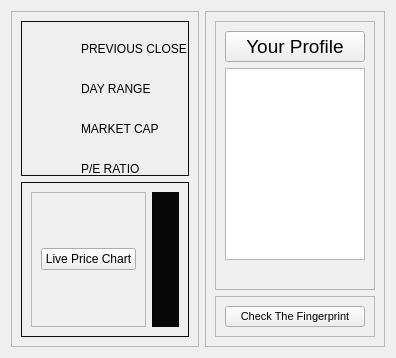
            <widget class="QWidget" name="view_profile_page">
             <property name="styleSheet">
              <string notr="true">QFrame#addPT_patientData_frame,#addPB_patientIMG_frame{
	border: 1px solid rgb(11,13,11);
}</string>
             </property>
             <layout class="QHBoxLayout" name="horizontalLayout_14">
              <item>
               <widget class="QFrame" name="add_page_left_frame">
                <property name="frameShape">
                 <enum>QFrame::StyledPanel</enum>
                </property>
                <property name="frameShadow">
                 <enum>QFrame::Raised</enum>
                </property>
                <layout class="QVBoxLayout" name="verticalLayout_9">
                 <item>
                  <widget class="QFrame" name="addPT_patientData_frame">
                   <property name="frameShape">
                    <enum>QFrame::StyledPanel</enum>
                   </property>
                   <property name="frameShadow">
                    <enum>QFrame::Raised</enum>
                   </property>
                   <widget class="QLabel" name="label_7">
                    <property name="geometry">
                     <rect>
                      <x>10</x>
                      <y>100</y>
                      <width>20</width>
                      <height>20</height>
                     </rect>
                    </property>
                    <property name="minimumSize">
                     <size>
                      <width>20</width>
                      <height>20</height>
                     </size>
                    </property>
                    <property name="maximumSize">
                     <size>
                      <width>20</width>
                      <height>20</height>
                     </size>
                    </property>
                    <property name="text">
                     <string/>
                    </property>
                    <property name="pixmap">
                     <pixmap resource="icons.qrc">:/icons/iconsSVG/code-alt.svg</pixmap>
                    </property>
                    <property name="scaledContents">
                     <bool>true</bool>
                    </property>
                   </widget>
                   <widget class="QLineEdit" name="add_age">
                    <property name="geometry">
                     <rect>
                      <x>200</x>
                      <y>20</y>
                      <width>106</width>
                      <height>16</height>
                     </rect>
                    </property>
                    <property name="text">
                     <string/>
                    </property>
                    <property name="maxLength">
                     <number>50</number>
                    </property>
                    <property name="readOnly">
                     <bool>true</bool>
                    </property>
                    <property name="placeholderText">
                     <string>₺00.00</string>
                    </property>
                   </widget>
                   <widget class="QLabel" name="label_6">
                    <property name="geometry">
                     <rect>
                      <x>10</x>
                      <y>60</y>
                      <width>20</width>
                      <height>20</height>
                     </rect>
                    </property>
                    <property name="minimumSize">
                     <size>
                      <width>20</width>
                      <height>20</height>
                     </size>
                    </property>
                    <property name="maximumSize">
                     <size>
                      <width>20</width>
                      <height>20</height>
                     </size>
                    </property>
                    <property name="text">
                     <string/>
                    </property>
                    <property name="pixmap">
                     <pixmap resource="icons.qrc">:/icons/iconsSVG/sticker.svg</pixmap>
                    </property>
                    <property name="scaledContents">
                     <bool>true</bool>
                    </property>
                   </widget>
                   <widget class="QLineEdit" name="add_description">
                    <property name="geometry">
                     <rect>
                      <x>200</x>
                      <y>60</y>
                      <width>106</width>
                      <height>16</height>
                     </rect>
                    </property>
                    <property name="text">
                     <string/>
                    </property>
                    <property name="maxLength">
                     <number>50</number>
                    </property>
                    <property name="readOnly">
                     <bool>true</bool>
                    </property>
                    <property name="placeholderText">
                     <string>₺00.00 - ₺00.00</string>
                    </property>
                   </widget>
                   <widget class="QLabel" name="label_5">
                    <property name="geometry">
                     <rect>
                      <x>10</x>
                      <y>20</y>
                      <width>20</width>
                      <height>20</height>
                     </rect>
                    </property>
                    <property name="minimumSize">
                     <size>
                      <width>20</width>
                      <height>20</height>
                     </size>
                    </property>
                    <property name="maximumSize">
                     <size>
                      <width>20</width>
                      <height>20</height>
                     </size>
                    </property>
                    <property name="text">
                     <string/>
                    </property>
                    <property name="pixmap">
                     <pixmap resource="icons.qrc">:/icons/iconsSVG/lock-alt.svg</pixmap>
                    </property>
                    <property name="scaledContents">
                     <bool>true</bool>
                    </property>
                   </widget>
                   <widget class="QLabel" name="label_10">
                    <property name="geometry">
                     <rect>
                      <x>60</x>
                      <y>20</y>
                      <width>121</width>
                      <height>16</height>
                     </rect>
                    </property>
                    <property name="text">
                     <string>PREVIOUS CLOSE</string>
                    </property>
                   </widget>
                   <widget class="QLabel" name="label_9">
                    <property name="geometry">
                     <rect>
                      <x>60</x>
                      <y>60</y>
                      <width>91</width>
                      <height>16</height>
                     </rect>
                    </property>
                    <property name="text">
                     <string>DAY RANGE</string>
                    </property>
                   </widget>
                   <widget class="QLabel" name="label_11">
                    <property name="geometry">
                     <rect>
                      <x>60</x>
                      <y>100</y>
                      <width>101</width>
                      <height>16</height>
                     </rect>
                    </property>
                    <property name="text">
                     <string>MARKET CAP</string>
                    </property>
                   </widget>
                   <widget class="QLabel" name="label_4">
                    <property name="geometry">
                     <rect>
                      <x>10</x>
                      <y>140</y>
                      <width>20</width>
                      <height>20</height>
                     </rect>
                    </property>
                    <property name="minimumSize">
                     <size>
                      <width>20</width>
                      <height>20</height>
                     </size>
                    </property>
                    <property name="maximumSize">
                     <size>
                      <width>20</width>
                      <height>20</height>
                     </size>
                    </property>
                    <property name="text">
                     <string/>
                    </property>
                    <property name="pixmap">
                     <pixmap resource="icons.qrc">:/icons/iconsSVG/cart-add.svg</pixmap>
                    </property>
                    <property name="scaledContents">
                     <bool>true</bool>
                    </property>
                   </widget>
                   <widget class="QLabel" name="label_12">
                    <property name="geometry">
                     <rect>
                      <x>60</x>
                      <y>140</y>
                      <width>101</width>
                      <height>16</height>
                     </rect>
                    </property>
                    <property name="text">
                     <string>P/E RATIO</string>
                    </property>
                   </widget>
                   <widget class="QLineEdit" name="lineEdit">
                    <property name="geometry">
                     <rect>
                      <x>200</x>
                      <y>100</y>
                      <width>113</width>
                      <height>20</height>
                     </rect>
                    </property>
                    <property name="readOnly">
                     <bool>true</bool>
                    </property>
                    <property name="placeholderText">
                     <string>00.00 TRY</string>
                    </property>
                   </widget>
                   <widget class="QLineEdit" name="lineEdit_2">
                    <property name="geometry">
                     <rect>
                      <x>200</x>
                      <y>140</y>
                      <width>113</width>
                      <height>20</height>
                     </rect>
                    </property>
                    <property name="readOnly">
                     <bool>true</bool>
                    </property>
                    <property name="placeholderText">
                     <string>00.00</string>
                    </property>
                   </widget>
                  </widget>
                 </item>
                 <item>
                  <widget class="QFrame" name="addPB_patientIMG_frame">
                   <property name="frameShape">
                    <enum>QFrame::StyledPanel</enum>
                   </property>
                   <property name="frameShadow">
                    <enum>QFrame::Raised</enum>
                   </property>
                   <layout class="QHBoxLayout" name="horizontalLayout_15">
                    <item>
                     <widget class="QFrame" name="add_patient_img_btn">
                      <property name="frameShape">
                       <enum>QFrame::StyledPanel</enum>
                      </property>
                      <property name="frameShadow">
                       <enum>QFrame::Raised</enum>
                      </property>
                      <layout class="QHBoxLayout" name="horizontalLayout_16">
                       <item alignment="Qt::AlignLeft">
                        <widget class="QPushButton" name="live_price_chart_btn">
                         <property name="styleSheet">
                          <string notr="true">:hover{

background:#0f120f;

}</string>
                         </property>
                         <property name="text">
                          <string>Live Price Chart</string>
                         </property>
                         <property name="icon">
                          <iconset resource="icons.qrc">
                           <normaloff>:/icons/iconsSVG/upload.svg</normaloff>:/icons/iconsSVG/upload.svg</iconset>
                         </property>
                        </widget>
                       </item>
                      </layout>
                     </widget>
                    </item>
                    <item>
                     <widget class="QFrame" name="add_patient_img_frame">
                      <property name="styleSheet">
                       <string notr="true">background-color: rgb(7,8,7);</string>
                      </property>
                      <property name="frameShape">
                       <enum>QFrame::StyledPanel</enum>
                      </property>
                      <property name="frameShadow">
                       <enum>QFrame::Raised</enum>
                      </property>
                      <layout class="QHBoxLayout" name="horizontalLayout_17">
                       <item>
                        <widget class="QLabel" name="history_price_graph_frame">
                         <property name="text">
                          <string/>
                         </property>
                         <property name="scaledContents">
                          <bool>true</bool>
                         </property>
                        </widget>
                       </item>
                      </layout>
                     </widget>
                    </item>
                   </layout>
                  </widget>
                 </item>
                </layout>
               </widget>
              </item>
              <item>
               <widget class="QFrame" name="add_page_right_frame">
                <property name="minimumSize">
                 <size>
                  <width>180</width>
                  <height>0</height>
                 </size>
                </property>
                <property name="maximumSize">
                 <size>
                  <width>180</width>
                  <height>16777215</height>
                 </size>
                </property>
                <property name="frameShape">
                 <enum>QFrame::StyledPanel</enum>
                </property>
                <property name="frameShadow">
                 <enum>QFrame::Raised</enum>
                </property>
                <layout class="QVBoxLayout" name="verticalLayout_10">
                 <item>
                  <widget class="QFrame" name="addPT_right_frame_lbl">
                   <property name="frameShape">
                    <enum>QFrame::StyledPanel</enum>
                   </property>
                   <property name="frameShadow">
                    <enum>QFrame::Raised</enum>
                   </property>
                   <layout class="QVBoxLayout" name="verticalLayout_11">
                    <item>
                     <widget class="QPushButton" name="pushButton_3">
                      <property name="font">
                       <font>
                        <pointsize>14</pointsize>
                       </font>
                      </property>
                      <property name="text">
                       <string>Your Profile</string>
                      </property>
                      <property name="icon">
                       <iconset resource="icons.qrc">
                        <normaloff>:/icons/iconsSVG/language.svg</normaloff>:/icons/iconsSVG/language.svg</iconset>
                      </property>
                      <property name="iconSize">
                       <size>
                        <width>20</width>
                        <height>20</height>
                       </size>
                      </property>
                     </widget>
                    </item>
                    <item>
                     <widget class="QListWidget" name="profile_list_widget"/>
                    </item>
                    <item alignment="Qt::AlignHCenter">
                     <widget class="QLabel" name="label_8">
                      <property name="text">
                       <string/>
                      </property>
                      <property name="pixmap">
                       <pixmap resource="icons.qrc">:/icons/iconsSVG/layers.svg</pixmap>
                      </property>
                     </widget>
                    </item>
                   </layout>
                  </widget>
                 </item>
                 <item>
                  <widget class="QFrame" name="addPB_right_frame_btnFrame">
                   <property name="frameShape">
                    <enum>QFrame::StyledPanel</enum>
                   </property>
                   <property name="frameShadow">
                    <enum>QFrame::Raised</enum>
                   </property>
                   <layout class="QHBoxLayout" name="horizontalLayout_18">
                    <item>
                     <widget class="QPushButton" name="check_fingerprint_btn">
                      <property name="font">
                       <font>
                        <pointsize>8</pointsize>
                       </font>
                      </property>
                      <property name="styleSheet">
                       <string notr="true">:hover{

background:#0f120f;

}</string>
                      </property>
                      <property name="text">
                       <string>Check The Fingerprint</string>
                      </property>
                      <property name="icon">
                       <iconset resource="icons.qrc">
                        <normaloff>:/icons/iconsSVG/add-to-list.svg</normaloff>:/icons/iconsSVG/add-to-list.svg</iconset>
                      </property>
                      <property name="iconSize">
                       <size>
                        <width>25</width>
                        <height>25</height>
                       </size>
                      </property>
                     </widget>
                    </item>
                   </layout>
                  </widget>
                 </item>
                </layout>
               </widget>
              </item>
             </layout>
            </widget>
